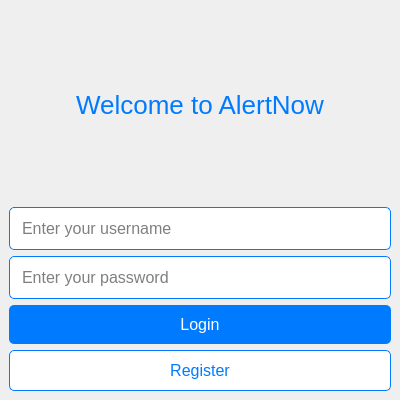
<?xml version="1.0" encoding="UTF-8"?>
<ui version="4.0">
 <class>MainWindow</class>
 <widget class="QMainWindow" name="MainWindow">
  <property name="geometry">
   <rect>
    <x>0</x>
    <y>0</y>
    <width>400</width>
    <height>400</height>
   </rect>
  </property>
  <property name="windowTitle">
   <string>AlertNow - Login</string>
  </property>
  <widget class="QWidget" name="centralwidget">
   <layout class="QVBoxLayout" name="verticalLayout">
    <item>
     <widget class="QLabel" name="label_title">
      <property name="text">
       <string>Welcome to AlertNow</string>
      </property>
      <property name="alignment">
       <set>Qt::AlignCenter</set>
      </property>
      <property name="styleSheet">
       <string>font-size: 26px; color: #007BFF;</string>
      </property>
     </widget>
    </item>
    <item>
     <widget class="QLineEdit" name="username_input">
      <property name="placeholderText">
       <string>Enter your username</string>
      </property>
      <property name="styleSheet">
       <string>font-size: 16px; padding: 10px; border-radius: 5px; border: 1px solid #007BFF;</string>
      </property>
     </widget>
    </item>
    <item>
     <widget class="QLineEdit" name="password_input">
      <property name="placeholderText">
       <string>Enter your password</string>
      </property>
      <property name="echoMode">
       <enum>QLineEdit::Password</enum>
      </property>
      <property name="styleSheet">
       <string>font-size: 16px; padding: 10px; border-radius: 5px; border: 1px solid #007BFF;</string>
      </property>
     </widget>
    </item>
    <item>
     <widget class="QPushButton" name="login_button">
      <property name="text">
       <string>Login</string>
      </property>
      <property name="styleSheet">
       <string>background-color: #007BFF; color: white; font-size: 16px; padding: 10px 20px; border-radius: 5px;</string>
      </property>
     </widget>
    </item>
    <item>
     <widget class="QPushButton" name="register_button">
      <property name="text">
       <string>Register</string>
      </property>
      <property name="styleSheet">
       <string>font-size: 16px; border: 1px solid #007BFF; background-color: white; color: #007BFF; padding: 10px 20px; border-radius: 5px;</string>
      </property>
     </widget>
    </item>
   </layout>
  </widget>
 </widget>
 <resources/>
 <connections/>
</ui>
